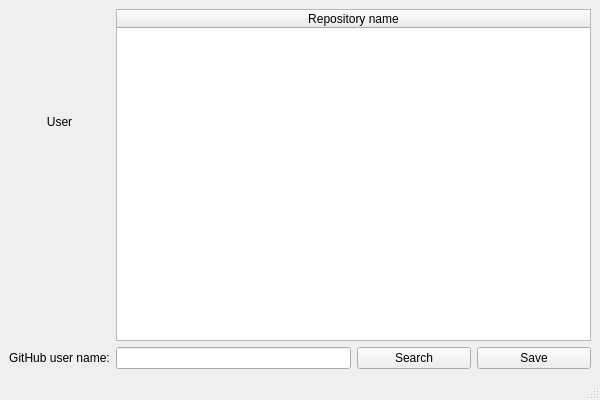
<?xml version="1.0" encoding="UTF-8"?>
<ui version="4.0">
 <class>MainWindow</class>
 <widget class="QMainWindow" name="MainWindow">
  <property name="enabled">
   <bool>true</bool>
  </property>
  <property name="geometry">
   <rect>
    <x>0</x>
    <y>0</y>
    <width>600</width>
    <height>400</height>
   </rect>
  </property>
  <property name="minimumSize">
   <size>
    <width>600</width>
    <height>400</height>
   </size>
  </property>
  <property name="maximumSize">
   <size>
    <width>600</width>
    <height>400</height>
   </size>
  </property>
  <property name="acceptDrops">
   <bool>false</bool>
  </property>
  <property name="windowTitle">
   <string>MainWindow</string>
  </property>
  <property name="unifiedTitleAndToolBarOnMac">
   <bool>false</bool>
  </property>
  <widget class="QWidget" name="centralwidget">
   <layout class="QGridLayout" name="gridLayout">
    <item row="12" column="4">
     <widget class="QPushButton" name="saveButton">
      <property name="sizePolicy">
       <sizepolicy hsizetype="Preferred" vsizetype="Fixed">
        <horstretch>0</horstretch>
        <verstretch>0</verstretch>
       </sizepolicy>
      </property>
      <property name="text">
       <string>Save</string>
      </property>
     </widget>
    </item>
    <item row="2" column="1" rowspan="10" colspan="4">
     <widget class="QTableWidget" name="tableWidget">
      <property name="enabled">
       <bool>true</bool>
      </property>
      <property name="sizePolicy">
       <sizepolicy hsizetype="Expanding" vsizetype="Expanding">
        <horstretch>0</horstretch>
        <verstretch>0</verstretch>
       </sizepolicy>
      </property>
      <property name="layoutDirection">
       <enum>Qt::LeftToRight</enum>
      </property>
      <property name="autoFillBackground">
       <bool>false</bool>
      </property>
      <attribute name="horizontalHeaderMinimumSectionSize">
       <number>150</number>
      </attribute>
      <attribute name="horizontalHeaderDefaultSectionSize">
       <number>150</number>
      </attribute>
      <attribute name="horizontalHeaderStretchLastSection">
       <bool>true</bool>
      </attribute>
      <column>
       <property name="text">
        <string>Repository name</string>
       </property>
      </column>
     </widget>
    </item>
    <item row="3" column="0">
     <widget class="QLabel" name="username">
      <property name="text">
       <string>User</string>
      </property>
      <property name="alignment">
       <set>Qt::AlignHCenter|Qt::AlignTop</set>
      </property>
     </widget>
    </item>
    <item row="12" column="3">
     <widget class="QPushButton" name="findButton">
      <property name="sizePolicy">
       <sizepolicy hsizetype="Preferred" vsizetype="Fixed">
        <horstretch>0</horstretch>
        <verstretch>0</verstretch>
       </sizepolicy>
      </property>
      <property name="text">
       <string>Search</string>
      </property>
     </widget>
    </item>
    <item row="12" column="0">
     <widget class="QLabel" name="label">
      <property name="text">
       <string>GitHub user name:</string>
      </property>
      <property name="alignment">
       <set>Qt::AlignCenter</set>
      </property>
     </widget>
    </item>
    <item row="12" column="1" colspan="2">
     <widget class="QLineEdit" name="nameEdit"/>
    </item>
    <item row="2" column="0">
     <widget class="QLabel" name="avatar">
      <property name="sizePolicy">
       <sizepolicy hsizetype="Expanding" vsizetype="Expanding">
        <horstretch>0</horstretch>
        <verstretch>0</verstretch>
       </sizepolicy>
      </property>
      <property name="minimumSize">
       <size>
        <width>100</width>
        <height>0</height>
       </size>
      </property>
      <property name="maximumSize">
       <size>
        <width>64</width>
        <height>100</height>
       </size>
      </property>
      <property name="baseSize">
       <size>
        <width>0</width>
        <height>0</height>
       </size>
      </property>
      <property name="text">
       <string/>
      </property>
      <property name="pixmap">
       <pixmap resource="resources.qrc">:/res/res/GitHubLogo.svg</pixmap>
      </property>
      <property name="scaledContents">
       <bool>true</bool>
      </property>
     </widget>
    </item>
   </layout>
  </widget>
  <widget class="QMenuBar" name="menubar">
   <property name="geometry">
    <rect>
     <x>0</x>
     <y>0</y>
     <width>600</width>
     <height>21</height>
    </rect>
   </property>
  </widget>
  <widget class="QStatusBar" name="statusbar"/>
 </widget>
 <resources>
  <include location="resources.qrc"/>
 </resources>
 <connections/>
</ui>
